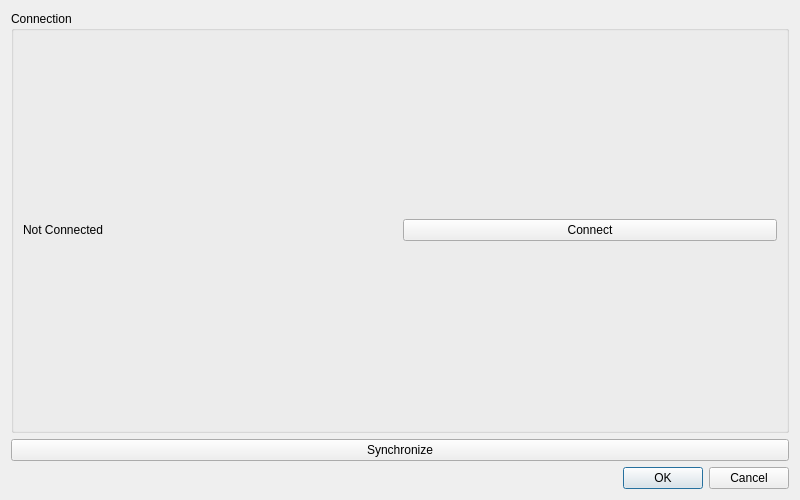
<?xml version="1.0" encoding="UTF-8"?>
<ui version="4.0">
 <class>AbletonDialog</class>
 <widget class="QDialog" name="AbletonDialog">
  <property name="geometry">
   <rect>
    <x>0</x>
    <y>0</y>
    <width>800</width>
    <height>500</height>
   </rect>
  </property>
  <property name="windowTitle">
   <string>Instruments</string>
  </property>
  <layout class="QVBoxLayout" name="verticalLayout">
   <item>
    <widget class="QGroupBox" name="connectionBox">
     <property name="title">
      <string>Connection</string>
     </property>
     <layout class="QVBoxLayout" name="verticalLayout_2">
      <item>
       <layout class="QHBoxLayout" name="horizontalLayout">
        <item>
         <widget class="QLabel" name="statusLabel">
          <property name="text">
           <string>Not Connected</string>
          </property>
         </widget>
        </item>
        <item>
         <widget class="QPushButton" name="connectButton">
          <property name="text">
           <string>Connect</string>
          </property>
         </widget>
        </item>
       </layout>
      </item>
     </layout>
    </widget>
   </item>
   <item>
    <widget class="QPushButton" name="synchronizeButton">
     <property name="text">
      <string>Synchronize</string>
     </property>
    </widget>
   </item>
   <item>
    <widget class="QDialogButtonBox" name="buttonBox">
     <property name="standardButtons">
      <set>QDialogButtonBox::Cancel|QDialogButtonBox::Ok</set>
     </property>
    </widget>
   </item>
  </layout>
 </widget>
 <resources/>
 <connections>
  <connection>
   <sender>connectButton</sender>
   <signal>clicked()</signal>
   <receiver>AbletonDialog</receiver>
   <slot>onConnectClicked()</slot>
   <hints>
    <hint type="sourcelabel">
     <x>591</x>
     <y>227</y>
    </hint>
    <hint type="destinationlabel">
     <x>399</x>
     <y>249</y>
    </hint>
   </hints>
  </connection>
  <connection>
   <sender>synchronizeButton</sender>
   <signal>clicked()</signal>
   <receiver>AbletonDialog</receiver>
   <slot>onSynchronizeClicked()</slot>
   <hints>
    <hint type="sourcelabel">
     <x>399</x>
     <y>448</y>
    </hint>
    <hint type="destinationlabel">
     <x>399</x>
     <y>249</y>
    </hint>
   </hints>
  </connection>
  <connection>
   <sender>buttonBox</sender>
   <signal>clicked(QAbstractButton*)</signal>
   <receiver>AbletonDialog</receiver>
   <slot>onButtonBoxClicked(QAbstractButton*)</slot>
   <hints>
    <hint type="sourcelabel">
     <x>399</x>
     <y>478</y>
    </hint>
    <hint type="destinationlabel">
     <x>399</x>
     <y>249</y>
    </hint>
   </hints>
  </connection>
 </connections>
 <slots>
  <slot>onConnectClicked()</slot>
  <slot>onSynchronizeClicked()</slot>
  <slot>onButtonBoxClicked(QAbstractButton*)</slot>
 </slots>
</ui>
